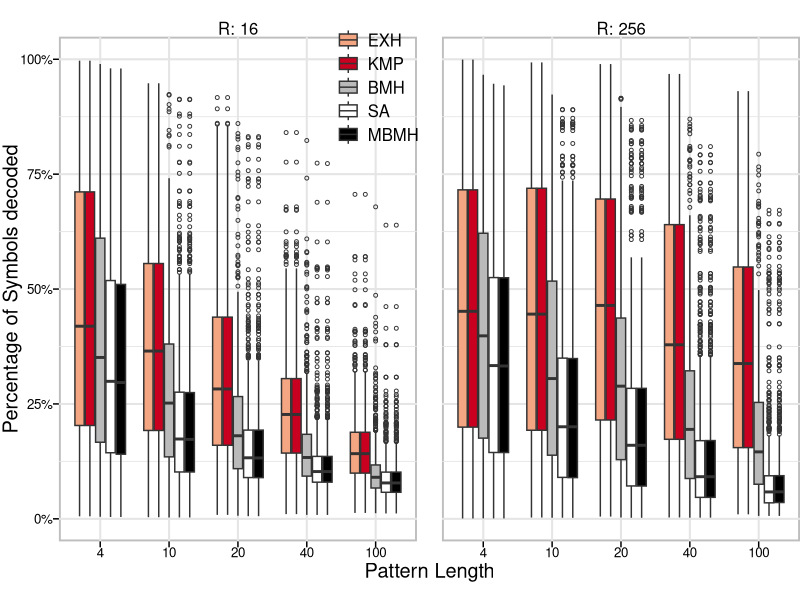

R code for this plot:
library(ggplot2)
library(scales)
library(gridExtra)
library(plyr)

pdf("percent_decoded.pdf", onefile = TRUE,width=10,height=7)

theme_complete_bw <- function(base_size = 12, base_family = "") {
  theme(
    line =               element_line(colour = "black", size = 0.5, linetype = 1,
                            lineend = "butt"),
    rect =               element_rect(fill = "white", colour = "black", size = 0.5, linetype = 1),
    text =               element_text(family = base_family, face = "plain",
                            colour = "black", size = base_size,
                            hjust = 0.5, vjust = 0.5, angle = 0, lineheight = 0.9),
    axis.text =          element_text(size = rel(0.8), colour = "grey50"),
    strip.text =         element_text(size = rel(0.8)),

    axis.line =          element_blank(),
    axis.text.x =        element_text(size = base_size * 0.8 , lineheight = 0.9, colour = "black", vjust = 1),
    axis.text.y =        element_text(size = base_size * 0.8, lineheight = 0.9, colour = "black", hjust = 1),
    axis.ticks =         element_line(colour = "black"),
    axis.title.x =       element_text(size = base_size * 1.2, vjust = 0.5),
    axis.title.y =       element_text(size = base_size * 1.2, angle = 90, vjust = 0.5),
    axis.ticks.length =  unit(0.15, "cm"),
    axis.ticks.margin =  unit(0.1, "cm"),

    legend.background =  element_blank(),
    legend.margin =      unit(0.2, "cm"),
    legend.key =         element_blank(),
    #legend.key.size =    unit(1.2, "lines"),
    legend.key.height =  unit(0.6, "cm"),
    legend.key.width =   unit(0.6, "cm"),
    legend.text =        element_text(size = rel(1)),
    legend.text.align =  NULL,
    legend.title =       element_blank(),
    legend.title.align = NULL,
    legend.direction =   NULL,
    legend.justification = "center",
    legend.box =         NULL,
    legend.position =    c(0.43,0.9),

    panel.background =   element_rect(fill = NA, colour = "grey", size = 1.3),
    panel.border =       element_blank(),
    panel.grid.major =   element_line(colour = "grey90", size = 0.7),
    panel.grid.minor =   element_line(colour = "grey90", size = 0.3),
    panel.margin =       unit(1.25, "lines"),

    strip.background =   element_rect(fill = NA, colour = NA),
    strip.text.x =       element_text(colour = "black", size = base_size),
    strip.text.y =       element_text(colour = "black", size = base_size, angle = -90),

    plot.background =    element_rect(colour = NA, fill = "white"),
    plot.title =         element_text(size = base_size * 1.2),
    plot.margin=         unit(c(5,0,5,0),"mm"),
    complete = TRUE
  )
}


# read data
data <- read.csv(file="../data/results/match_stats-2014-05-04-20-02-06.csv",sep=";")
data <- transform(data,method=ordered(method, levels = c("EXH","KMP","BMH","SA","MBMH")))
#data$method <- revalue(data$method, c("MBMH"="MBMH-CD-R", "SA"="SA-CD-R","BMH-CD"="BMH-CD-R"))

# decoded
percent_decoded <- ggplot(data,aes(factor(plen),decoded/len_total,fill=method)) 
percent_decoded <- percent_decoded + facet_grid(. ~ R,labeller=label_both)
percent_decoded <- percent_decoded + geom_boxplot(outlier.size=1,outlier.shape=1)
percent_decoded <- percent_decoded + scale_y_continuous(name="Percentage of Symbols decoded",labels=percent)
percent_decoded <- percent_decoded + scale_x_discrete(name="Pattern Length")
percent_decoded <- percent_decoded + theme_complete_bw()
percent_decoded <- percent_decoded + scale_fill_manual(values = c("#f4a582","#ca0020", "#bababa", "#ffffff", "#000000"))
print(percent_decoded)

dev.off()